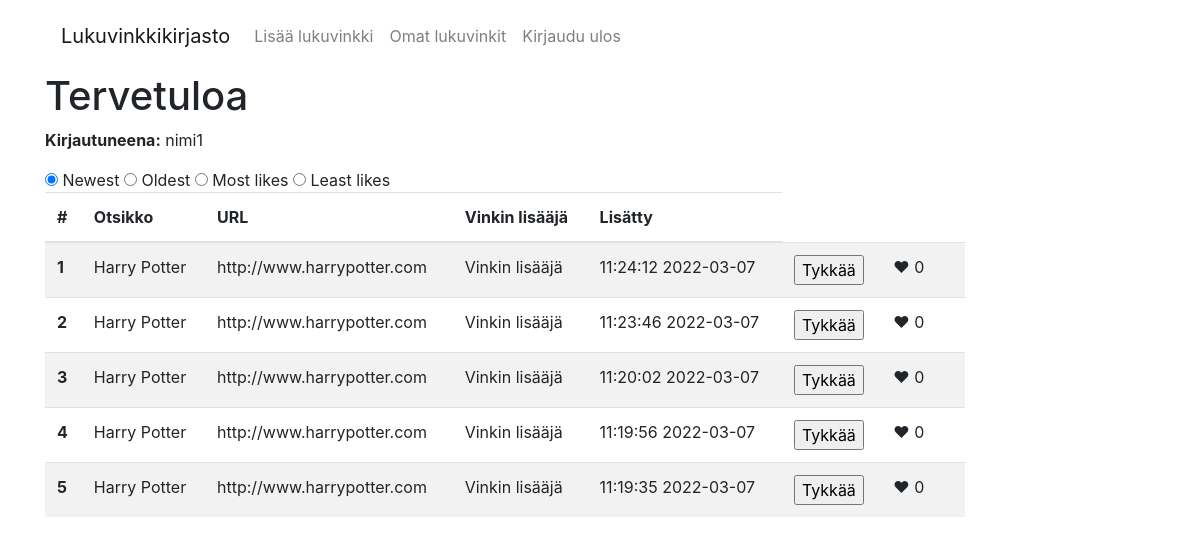
The page / (signed in) on the database its author committed.
### tables this page shows
CREATE TABLE recommendations (
                                    id INTEGER PRIMARY KEY,
                                    title text NOT NULL,
                                    link text NOT NULL,
                                    media text,
                                    author text,
                                    description text, 
                                    like_amount INTEGER,
                                    creation_time TEXT
                                );

### routes.py (the view)
@app.route("/")
def index():
    recommendations_list = recommendation_service.list_all_recommendations()
    return render_template("index.html", sort_option="1", recommendations_list=recommendations_list)

### repositories/recommendation_repository.py (called while the page is built)
    def order_by(self, sort_option):
        order_by = ""
        if sort_option == "1":
            order_by += "ORDER BY R.creation_time DESC"
        if sort_option == "2":
            order_by += "ORDER BY R.creation_time ASC"
        if sort_option == "3":
            order_by += "ORDER BY R.like_amount DESC, R.creation_time DESC"
        if sort_option == "4":
            order_by += "ORDER BY R.like_amount ASC, R.creation_time DESC"
        if sort_option == "5":
            order_by += "ORDER BY R.author ASC"
        if sort_option == "6":
            order_by += "ORDER BY R.author DESC"
        if sort_option == "7":
            order_by += "ORDER BY U.username ASC"
        if sort_option == "8":
            order_by += "ORDER BY U.username DESC"
        return order_by

    def fetch_all_recommendations(self, sort_option="1", testing=False):
        sql = """SELECT id, title, author, description, link,
                like_amount, datetime(creation_time), date(creation_time) as date, time(creation_time) as time
                FROM recommendations R"""
        """
        sql = "SELECT R.title, R.author, R.description, U.username"\
              " FROM recommendations R LEFT JOIN users U ON R.user_id = U.id"
        if (testing):
            sql = "SELECT R.title, R.author, R.description, R.creation_time, U.username"\
              " FROM tests.recommendations R LEFT JOIN tests.users U ON R.user_id = U.id"
        sql += " " + self.order_by(self, sort_option)
        """
        sql += " " + self.order_by(sort_option)
        result = db.session.execute(sql)
        return result.fetchall()

### services/recommendation_service.py (called while the page is built)
    def list_all_recommendations(self, sort_option="1"):
        return self._recommendation_repository.fetch_all_recommendations(sort_option=sort_option)

### templates/index.html (shortened to what this page needs)
{% extends "layout.html" %}
{% block content %}
<div class="container">
<h1>Tervetuloa</h1>
    {% if session.user_id %}
        <b>Kirjautuneena:</b> <class="text-success"> {{ session.user_name }}
    {% else %}
        Kirjautuneena käyttäjänä voit lisätä lisätä lukuvinnkejä ja tallettaa omat suosikit.
    {% endif %}
<p>
{%if recommendations_list%}
<div class="row">
<div class="col-10">
    <form action="{{url_for('sort_by', sort_option=sort_option)}}"  method="POST">
        <input type="radio" name="sort_option" value="1" {%if sort_option=="1"%} checked {%endif%} onchange =this.form.submit() > Newest
        <input type="radio" name="sort_option" value="2" {%if sort_option=="2"%} checked {%endif%} onchange =this.form.submit() > Oldest
        <input type="radio" name="sort_option" value="3" {%if sort_option=="3"%} checked {%endif%} onchange =this.form.submit() > Most likes
        <input type="radio" name="sort_option" value="4" {%if sort_option=="4"%} checked {%endif%} onchange =this.form.submit() > Least likes
    </form>
</div>
<div class="col-10">
    <table class="table table-striped">
        <thead>
            <tr>
              <th scope="col">#</th>
              <th scope="col">Otsikko</th>
              <th scope="col">URL</th>
              <th scope="col">Vinkin lisääjä</th>
              <th scope="col">Lisätty</th>
            </tr>
        </thead>
        <tbody>
            {%for recommendation in recommendations_list%}
              <tr>
                <th scope="row">{{loop.index}}</th>
                <td>{{recommendation.title}}</td>
                <td>{{recommendation.link}}</td>
                <td>Vinkin lisääjä</td>
                <td>{{recommendation.time}} {{recommendation.date}}</td>
                {% if session.user_id %}
                <td> <form action="/likes" method="post">
                    <input type ="submit" value="Tykkää">
                </td>
                {% endif %}
                <td>♥ {{recommendation.like_amount}}</td>
                <td></td>
              </tr>
            {%endfor%}
        </tbody>
    </table>
</div>
{% else %}
    <div>
        <h3> Kirjasto on vielä tyhjä :(!</h3>
    </div>
{% endif %}
{% endblock %}

### rows shown on the page
recommendations: title "Harry Potter", link "http://www.harrypotter.com", time "11:24:12", date "2022-03-07", like_amount "0"
recommendations: title "Harry Potter", link "http://www.harrypotter.com", time "11:23:46", date "2022-03-07", like_amount "0"
recommendations: title "Harry Potter", link "http://www.harrypotter.com", time "11:20:02", date "2022-03-07", like_amount "0"
recommendations: title "Harry Potter", link "http://www.harrypotter.com", time "11:19:56", date "2022-03-07", like_amount "0"
recommendations: title "Harry Potter", link "http://www.harrypotter.com", time "11:19:35", date "2022-03-07", like_amount "0"

### other values the page prints
{{ session.user_name }} "nimi1"
